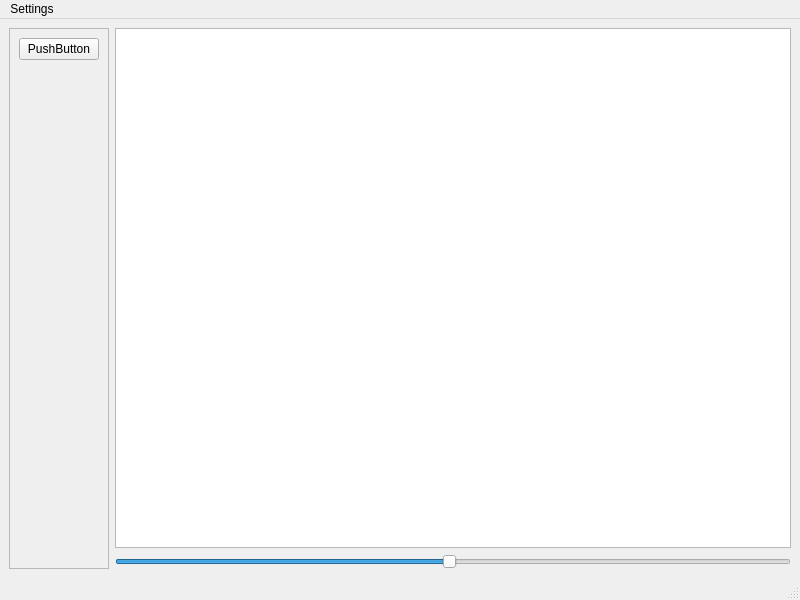
<?xml version="1.0" encoding="UTF-8"?>
<ui version="4.0">
 <class>MainWindow</class>
 <widget class="QMainWindow" name="MainWindow">
  <property name="geometry">
   <rect>
    <x>0</x>
    <y>0</y>
    <width>800</width>
    <height>600</height>
   </rect>
  </property>
  <property name="windowTitle">
   <string>Astrocat</string>
  </property>
  <widget class="QWidget" name="centralwidget">
   <layout class="QHBoxLayout" name="horizontalLayout">
    <item>
     <widget class="QScrollArea" name="scrollArea">
      <property name="sizePolicy">
       <sizepolicy hsizetype="Minimum" vsizetype="Expanding">
        <horstretch>0</horstretch>
        <verstretch>0</verstretch>
       </sizepolicy>
      </property>
      <property name="widgetResizable">
       <bool>true</bool>
      </property>
      <widget class="QWidget" name="scrollAreaWidgetContents_2">
       <property name="geometry">
        <rect>
         <x>0</x>
         <y>0</y>
         <width>169</width>
         <height>523</height>
        </rect>
       </property>
       <layout class="QVBoxLayout" name="verticalLayout_2">
        <property name="spacing">
         <number>20</number>
        </property>
        <item>
         <widget class="QPushButton" name="pushButton">
          <property name="text">
           <string>PushButton</string>
          </property>
         </widget>
        </item>
        <item>
         <spacer name="verticalSpacer_2">
          <property name="orientation">
           <enum>Qt::Vertical</enum>
          </property>
          <property name="sizeHint" stdset="0">
           <size>
            <width>20</width>
            <height>40</height>
           </size>
          </property>
         </spacer>
        </item>
       </layout>
      </widget>
     </widget>
    </item>
    <item>
     <layout class="QVBoxLayout" name="verticalLayout">
      <item>
       <widget class="QListView" name="astroListView"/>
      </item>
      <item>
       <widget class="QSlider" name="imageSizeSlider">
        <property name="minimum">
         <number>1</number>
        </property>
        <property name="maximum">
         <number>100</number>
        </property>
        <property name="value">
         <number>50</number>
        </property>
        <property name="orientation">
         <enum>Qt::Horizontal</enum>
        </property>
       </widget>
      </item>
     </layout>
    </item>
   </layout>
  </widget>
  <widget class="QMenuBar" name="menubar">
   <property name="geometry">
    <rect>
     <x>0</x>
     <y>0</y>
     <width>800</width>
     <height>24</height>
    </rect>
   </property>
   <widget class="QMenu" name="menuSettings">
    <property name="title">
     <string>Settings</string>
    </property>
    <addaction name="actionFolders"/>
   </widget>
   <addaction name="menuSettings"/>
  </widget>
  <widget class="QStatusBar" name="statusbar"/>
  <action name="actionFolders">
   <property name="text">
    <string>Folders</string>
   </property>
  </action>
 </widget>
 <resources/>
 <connections/>
</ui>
